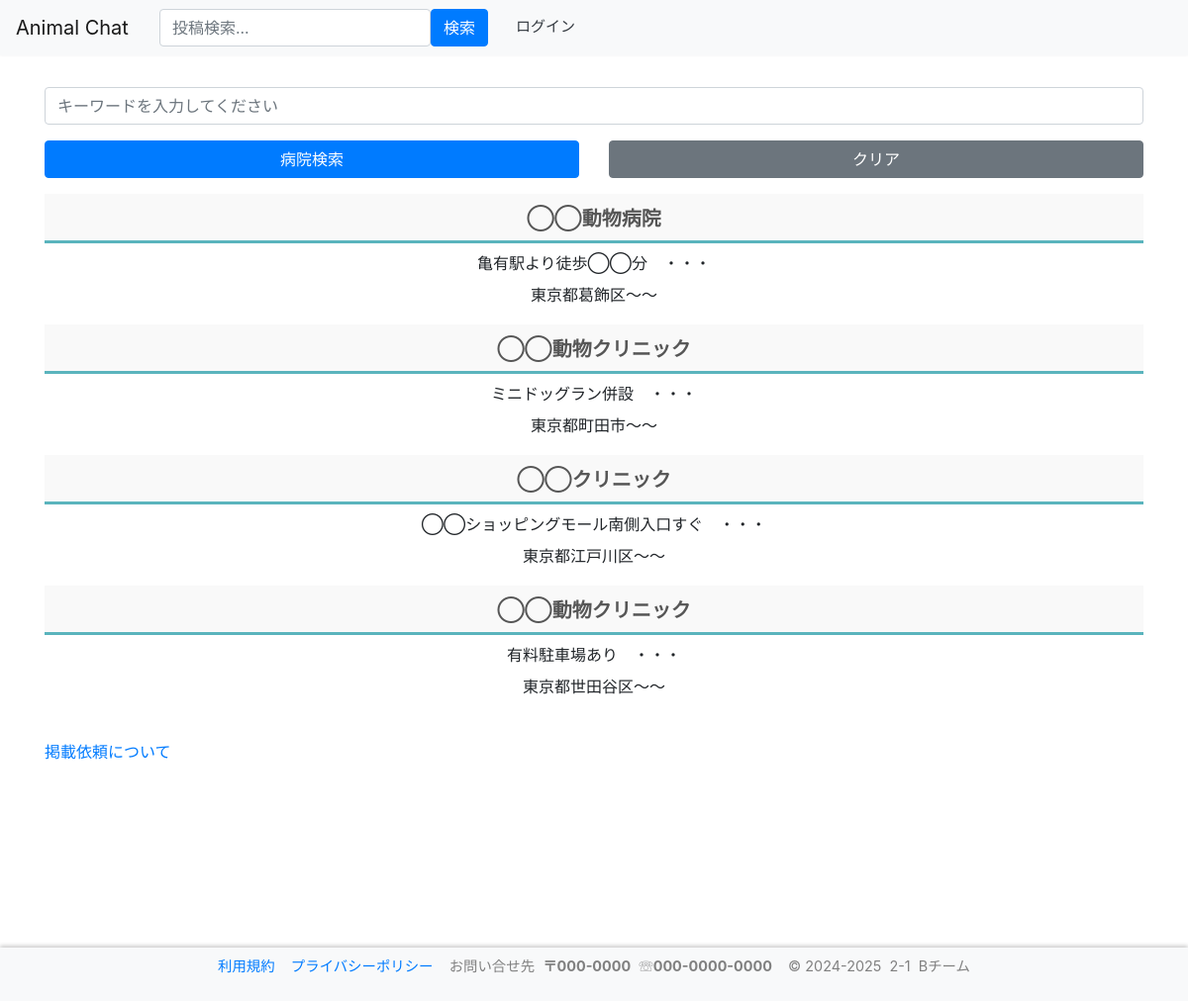
Screenshot of /contents/hospital_list/ with the database file from the repository.
### contents/models.py (models this page shows, shortened)
class HospitalList(models.Model):
    id = models.AutoField(primary_key=True)
    name = models.CharField(
        gettext_lazy("病院名"),
        null=False,
        max_length=30,
        default='',
        blank=False,
    )
    address = models.CharField(
        gettext_lazy("住所"),
        null=False,
        max_length=50,
        default='',
        blank=False,
    )
    detail = models.CharField(
        gettext_lazy("詳細"),
        null=False,
        max_length=128,
        default='',
        blank=False,
    )
    hp = models.URLField(
        gettext_lazy("ホームページ"),
        null=True,
        max_length=300,
        blank=True,
    )
    comment = models.CharField(
        gettext_lazy("コメント"),
        null=False,
        max_length=300,
        default='',
        blank=True,
    )
    image = models.ImageField(
        null=True,#後でfalseにする
        upload_to=None,
        height_field=None,
        width_field=None,
        max_length=None
    )

### contents/views.py (the view)
# urls.py: path("hospital_list/",views.HospitalListView.as_view(), name='hospital_list'),
class HospitalListView(ListView):
    template_name = "contents/hospital_list.html"
    model = HospitalList
    paginate_by = 10
    context_object_name = "ctx"
    def get_queryset(self):
        queryset = HospitalList.objects.filter()
        form = HospitalSearchForm(self.request.GET or None)
        keywords = form.get_keywords().split()
        try:
            for i in range(len(keywords)):
                queryset = queryset.filter(Q(detail__icontains = keywords[i]) |Q(name__icontains=keywords[i]) |Q(address__icontains=keywords[i]) |Q(comment__icontains=keywords[i]))
        except:
            pass
        return queryset
    def get_context_data(self, **kwargs):
        context = super().get_context_data(**kwargs)
        context['hospital_search_form'] = HospitalSearchForm(self.request.GET or None)
        return context

### contents/forms.py
class HospitalSearchForm(forms.Form):
    keywords = forms.CharField(
        label=gettext_lazy('keywords (split space)'),
        required=False,
        widget=forms.TextInput(attrs={
            'placeholder': gettext_lazy('キーワードを入力してください'),
            'class': 'form-control',
        }),
    )
    def get_keywords(self):
        init_keywords = ''
        keywords = init_keywords
        if self.is_valid():
            keywords = self.cleaned_data.get('keywords', init_keywords)
        return keywords

### templates/contents/hospital_list.html (shortened to what this page needs)
{% extends "base.html" %}
{% load static %}
{% block content %}
<br>
<div>
  <form action="", method="GET">
    <div class="form-group row">
        <div class="col-12">
            {{ hospital_search_form.keywords }}
        </div>
    </div>
    <div class="form-group row">
        <div class="col-12 col-sm-12 col-md-12 col-lg-6 col-xl-6">
            <button type="submit" class="btn btn-primary btn-block">病院検索</button>
        </div>
        <div class="col-12 col-sm-12 col-md-12 col-lg-6 col-xl-6">
            <a href="{% url 'contents:hospital_list' %}" class="btn btn-secondary btn-block">クリア</a>
        </div>
    </div>
  </form>
  {% if ctx %}
      {% for hospital in ctx %}
      <a href="{% url 'contents:hospital_detail' hospital.pk %}"><label class="tab_item2" for="programming">{{ hospital.name }}</label></a>
          <div style="text-align:center;vertical-align: middle;padding: 0 0 10px;">
              <label>{{hospital.detail}}</label>
              <br>
              <label>{{hospital.address}}</label>
              <br>
          </div>
      {% endfor %}
  {% endif %}
  <br>
</div>
<div style="diaplay:flex;">
    <a href="{% url 'contents:hospital_contact' %}">掲載依頼について</a>
</div>
<br>
{% endblock %}

### templates/contents/hospital_list.html (style rules this page uses)
.tab_item2 { width: calc(100%); height: 50px; border-bottom: 3px solid #5ab4bd; background-color: #f9f9f9; line-height: 50px; font-size: 20px; text-align: center; color: #565656; display: block; float: left; text-align: center; font-weight: bold; transition: all 0.2s ease; }

### rows the page displays
HospitalList: name "◯◯動物病院", detail "亀有駅より徒歩◯◯分 ・・・", address "東京都葛飾区〜〜"
HospitalList: name "◯◯動物クリニック", detail "ミニドッグラン併設 ・・・", address "東京都町田市〜〜"
HospitalList: name "◯◯クリニック", detail "◯◯ショッピングモール南側入口すぐ ・・・", address "東京都江戸川区〜〜"
HospitalList: name "◯◯動物クリニック", detail "有料駐車場あり ・・・", address "東京都世田谷区〜〜"
